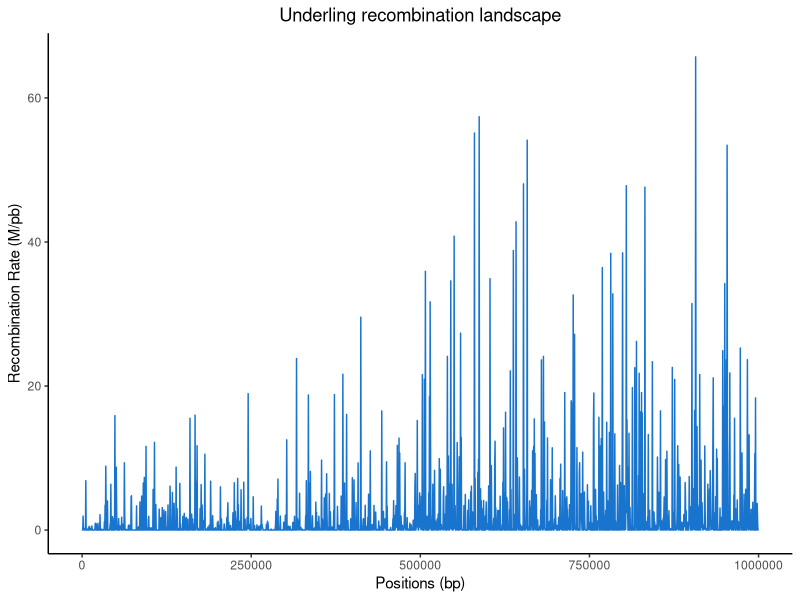

Write R code to recreate this figure. (Note: this script raises an error after producing the figure.)
###############################################################################
###############         CREATE UNDERLYING LANDSCAPE         ###################
###############                  Gamma Law                      ###############  
###############################################################################


########## DESCRIPTION ############
#### This script create the underlying landscape using a gamma law. 
## The shape and rate parameters have been defined using the ChipSeq DMC1 data from Pratto et al. (2014).
## The underlying landscape has a resolution at the 500 bp level

########## IMPORT LIBRARIES ############
library(ggplot2)

### Initiate map of 1 Mb (=2000 windows of 500 bp)
# Create a vector chromosome with the name of the chromosome of the nucleotidic segment
Chromosome <- rep("chrX", 2001)
# Create a vector of positions : a recombination rate value will be sorted in every 500 bp positions
Position_bp <- seq(0, 1000000, by = 500)  
# Create an empty vector that will contains the recombination values drawn from the gamma law
Rate <- rep(NA,2001)

# Convert the 3 vectors into a dataframe
tab <- data.frame(Chromosome, Position_bp, Rate)


### Random draw of recombination rate values along the chromosome
## To model large-scale variation of recombination rates, recombination rates of the first half of the chromosomal segment are drawn in a gamma low of mean 1 cM/Mb, and the second half in a gamma low of mean 3 cM/Mb
# Centrochromomal region with a background recombination rates of 1 cM/Mb
for (i in 1:1000){
  tab[i,3] <-rgamma(1, shape = 0.1328031, rate = 0.1326721) 
}

# Subtelomeric region with a background recombination rates of 3 cM/Mb
for (i in 1001:2000){
  tab[i,3] <-rgamma(1, shape = 0.1597632, rate = 0.05324958)
}

# The last positions must have a rate of 0
tab[2001,3]<-0
tab <- as.data.frame(tab)
# Remove lines with a rate < 0
tab <- tab[tab$Rate >= 0, ]

###  The underlying landscape can be plotted using the following code: 

plot <- ggplot(tab, aes(x=Position_bp, y=Rate))+
  geom_line(size=0.5, color="dodgerblue3") + # geom_point(size=0.5, aes(color= cumul_rate)) = permet de colorer en fonction des valeurs de la colonnes
  theme_classic() + #encadrer le graphique
  ggtitle("Underling recombination landscape")+
  ylab("Recombination Rate (M/pb)")+
  xlab("Positions (bp)")+
  theme(legend.title = element_blank(),
        plot.title = element_text(hjust = 0.5)) #pour centrer les titres des axes et du graphe
plot



### Export underlying landscape in a text file
write.table(tab,file="~/Documents/Simulation_LDhelmet/Underlying_landscapes/Landscape_1", sep ="\t", quote = F, dec = ".", col.names = TRUE, row.names = FALSE)
